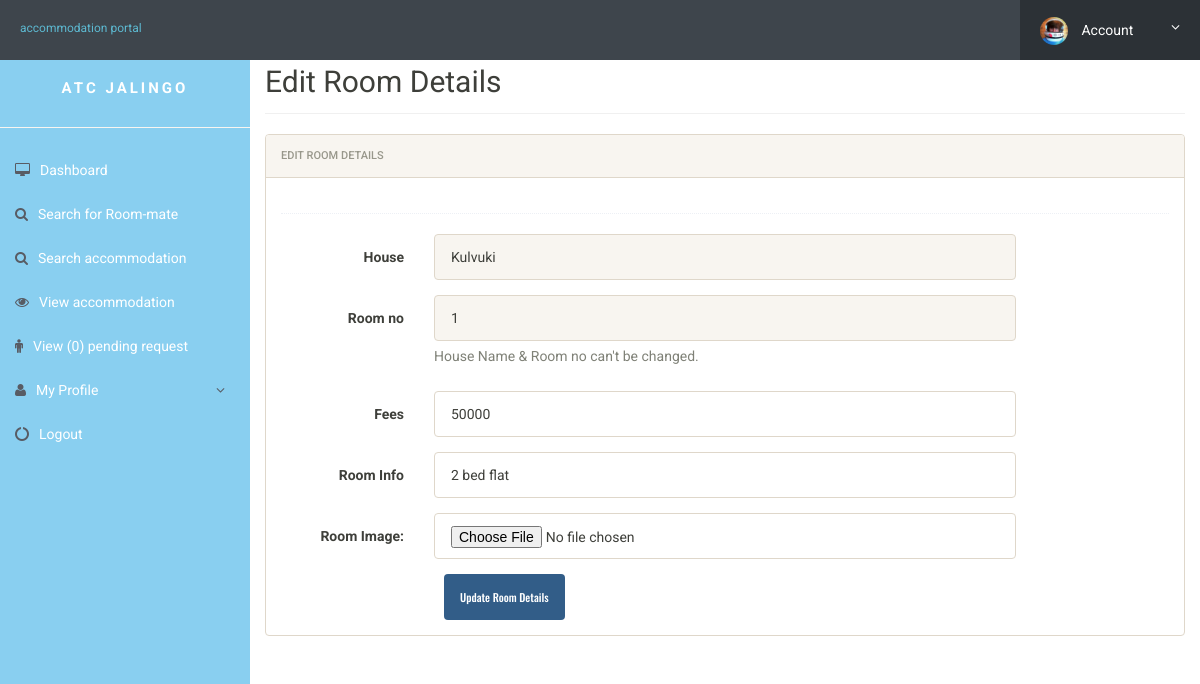
Page /admin/edit-room.php?id=1 (signed in) on the committed database.
### tables this page shows
CREATE TABLE `rooms` (
  `id` int(11) NOT NULL,
  `aid` int(11) DEFAULT NULL,
  `houseid` int(11) NOT NULL,
  `room_no` int(11) DEFAULT NULL,
  `room_details` text NOT NULL,
  `room_img` text NOT NULL,
  `fees` varchar(250) DEFAULT NULL,
  `posting_date` timestamp NULL DEFAULT CURRENT_TIMESTAMP
);

CREATE TABLE `houses` (
  `houseid` int(11) NOT NULL,
  `aid` int(11) NOT NULL,
  `villa_name` varchar(50) NOT NULL,
  `villa_for` tinytext NOT NULL,
  `villa_address` tinytext NOT NULL,
  `image` tinytext NOT NULL
);

### admin/edit-room.php (the view, shortened to what this page needs)
<!doctype html>
<html lang="en" class="no-js">
    <head>
        <link rel="stylesheet" href="css/font-awesome.min.css">
        <link rel="stylesheet" href="css/bootstrap.min.css">
        <link rel="stylesheet" href="css/dataTables.bootstrap.min.css">>
        <link rel="stylesheet" href="css/bootstrap-social.css">
        <link rel="stylesheet" href="css/bootstrap-select.css">
        <link rel="stylesheet" href="css/fileinput.min.css">
        <link rel="stylesheet" href="css/awesome-bootstrap-checkbox.css">
        <link rel="stylesheet" href="css/style.css">
    </head>
    <body>
        <?php include('includes/header.php'); ?>
        <div class="ts-main-content">
            <?php include('includes/sidebar.php'); ?>
            <div class="content-wrapper">
                <div class="container-fluid">
                    <div class="row">
                        <div class="col-md-12">
                            <h2 class="page-title">Edit Room Details </h2>
                            <div class="row">
                                <div class="col-md-12">
                                    <div class="panel panel-default">
                                        <div class="panel-heading">Edit Room Details</div>
                                        <div class="panel-body">
                                            <form method="post" class="form-horizontal" enctype="multipart/form-data">
                                                <?php
                                                $id = $_GET['id'];
                                                $ret = "SELECT r.*,h.villa_name FROM rooms r inner join houses h on r.aid = h.aid AND h.houseid = r.houseid WHERE r.id=?";
                                                $stmt = $mysqli->prepare($ret);
                                                $stmt->bind_param('i', $id);
                                                $stmt->execute();
                                                $res = $stmt->get_result();
                                                while ($row = $res->fetch_object()) {
                                                    ?>
                                                    <div class="hr-dashed"></div>
                                                    <div class="form-group">
                                                        <label class="col-sm-2 control-label">House</label>
                                                        <div class="col-sm-8">
                                                            <input type="text"  name="seater" value="<?php echo $row->villa_name; ?>"  class="form-control" disabled> </div>
                                                    </div>
                                                    <div class="form-group">
                                                        <label class="col-sm-2 control-label">Room no </label>
                                                        <div class="col-sm-8">
                                                            <input type="text" class="form-control" name="rmno" id="rmno" value="<?php echo $row->room_no; ?>" disabled>
                                                            <span class="help-block m-b-none"> House Name & Room no can't be changed.</span>
                                                        </div>
                                                    </div>
                                                    <div class="form-group">
                                                        <label class="col-sm-2 control-label">Fees</label>
                                                        <div class="col-sm-8">
                                                            <input type="text" class="form-control" name="fees" value="<?php echo $row->fees; ?>" >
                                                        </div>
                                                    </div>
                                                    <div class="form-group">
                                                        <label class="col-sm-2 control-label">Room Info</label>
                                                        <div class="col-sm-8">
                                                            <input type="text" class="form-control" name="info" value="<?php echo $row->room_details; ?>" >
                                                        </div>
                                                    </div>
                                                    <div class="form-group">
                                                        <label class="col-sm-2 control-label">Room Image:</label>
                                                        <div class="col-sm-8">
                                                            <input type="file" name="img" id="img"  class="form-control"  >
                                                        </div>
                                                    </div>
                                                <?php } ?>
                                                <div class="col-sm-8 col-sm-offset-2">
                                                    <input class="btn btn-primary" type="submit" name="submit" value="Update Room Details ">
                                                </div>
                                        </div>
                                    </div>
                                </div>
                            </div>
                        </div>
                    </div>
                </div>
            </div>
        </div>
</body>
</html>

### admin/css/style.css (style rules this page uses)
html { font-size: 14px; }
@media only screen and (min-width: 480px) { html { font-size: 17px; } }
@media only screen and (min-width: 768px) { html { font-size: 14px; } }
body { font-size: 1em; }
.btn { font-family: 'Oswald', sans-serif; }
.hr-dashed { background-color: transparent; border-top: 1px dotted #edf0f5; color: transparent; height: 1px; margin: 20px 0; }
.panel { overflow: hidden; }
.btn { text-transform: none; }
.page-title { padding-bottom: 15px; margin-bottom: 20px; border-bottom: 1px solid #f0f0f0; }
.ts-main-content .content-wrapper { padding-top: 15px; margin-top: 10px; }
@media only screen and (min-width: 992px) { .ts-main-content .content-wrapper { margin-left: 250px; } }

### rows in the picture
rooms: seater "Kulvuki", rmno "1", fees "50000", info "2 bed flat"

### other values in the picture
$count1 "0"
